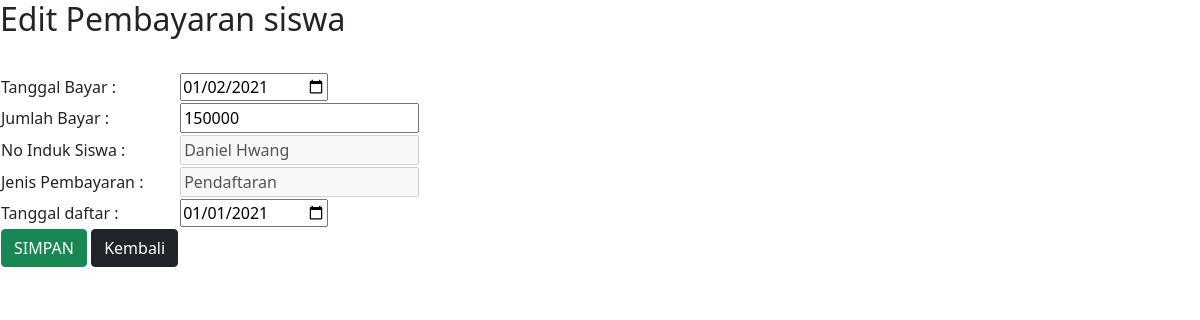
The page /pbd_project/pembayaran/edit_pembayaran.php?no_bayar=PBYR001 on the database its author committed.
### tables this page shows
CREATE TABLE `pembayaran` (
  `no_bayar` char(10) NOT NULL,
  `tgl_bayar` date NOT NULL,
  `jml_byr` int(11) NOT NULL,
  `noinduk_siswa` char(10) NOT NULL,
  `jenis_pembayaran` char(5) NOT NULL,
  `tgl_daftar` date DEFAULT NULL,
  `status` tinyint(1) NOT NULL
);

CREATE TABLE `siswa` (
  `noinduk_siswa` char(10) NOT NULL,
  `nama_siswa` varchar(50) NOT NULL,
  `jenkel` tinyint(1) NOT NULL,
  `tgllahir` date NOT NULL,
  `tgl_masuk` date NOT NULL,
  `tgl_lulus` date DEFAULT NULL,
  `alamat` varchar(100) NOT NULL,
  `anakke` int(11) DEFAULT NULL,
  `walmur` char(16) NOT NULL,
  `status` tinyint(1) NOT NULL,
  `status_siswa` tinyint(1) NOT NULL
);

CREATE TABLE `jenis_pembayaran` (
  `id_jenis` char(5) NOT NULL,
  `nama_jenis` varchar(20) DEFAULT NULL,
  `status` tinyint(1) NOT NULL
);

### pbd_project/pembayaran/edit_pembayaran.php (the view, shortened to what this page needs)
<!DOCTYPE html>
<html>
<head>
    <link href="https://cdn.jsdelivr.net/npm/bootstrap@5.0.0-beta1/dist/css/bootstrap.min.css" rel="stylesheet">
    <link rel="stylesheet" type="text/css" href="/css/bootstrap.css">
</head>
<body>
	<h2>Edit Pembayaran siswa</h2>
	<br/>
	<?php
	include 'koneksi.php';
	$no_bayar = $_GET['no_bayar'];
	$data = mysqli_query($koneksi,"select * from pembayaran where no_bayar='$no_bayar'");
	while($d = mysqli_fetch_array($data)) {
		?>
		<form method="post" action="update_pembayaran.php">
			<table>
				<tr>
					<td>
					</td>
				</tr>
				<tr>
				<td>Tanggal Bayar : </td>
				<td><input type="date" name="tgl_bayar" value="<?php echo $d['tgl_bayar']; ?>"></td>
			</tr>
			<tr>
				<td>Jumlah Bayar : </td>
				<td><input type="number" name="jml_byr" value="<?php echo $d['jml_byr']; ?>"></td>
			</tr>
			<tr>
				<td>No Induk Siswa : </td>
			<?php
				include 'koneksi.php';
				$data=mysqli_query($koneksi, "SELECT * FROM siswa where noinduk_siswa='$d[noinduk_siswa]'");
				$d2 = mysqli_fetch_array($data);
				?>
				<td><input type="text" disabled="disabled" name="noinduk_siswa" value="<?php echo $d2['nama_siswa'];?>"></td>
			</tr>
			<tr>
				<td>Jenis Pembayaran : </td>
			<?php
				include 'koneksi.php';
				$data=mysqli_query($koneksi, "SELECT * FROM jenis_pembayaran where id_jenis='$d[jenis_pembayaran]'");
				$d2 = mysqli_fetch_array($data);
				?>
				<td><input type="text" disabled="disabled" name="jenis_pembayaran" value="<?php echo $d2['nama_jenis'];?>"></td>
			</tr>
			<tr>
				<td>Tanggal daftar : </td>
				<td><input type="date" name="tgl_daftar" value="<?php echo $d['tgl_daftar']; ?>"></td>
			</tr>
				<tr>
					<td><input type="submit" value="SIMPAN" class="btn btn-success">
						<a href="index_pembayaran.php" class="btn btn-dark">Kembali</a>
					</td>
				</tr>
			</table>
		</form>
		<?php
	}
	?>
</body>
</html>

### rows shown on the page
pembayaran: tgl_bayar "01/02/2021", jml_byr "150000", noinduk_siswa "Daniel Hwang", jenis_pembayaran "Pendaftaran", tgl_daftar "01/01/2021"
